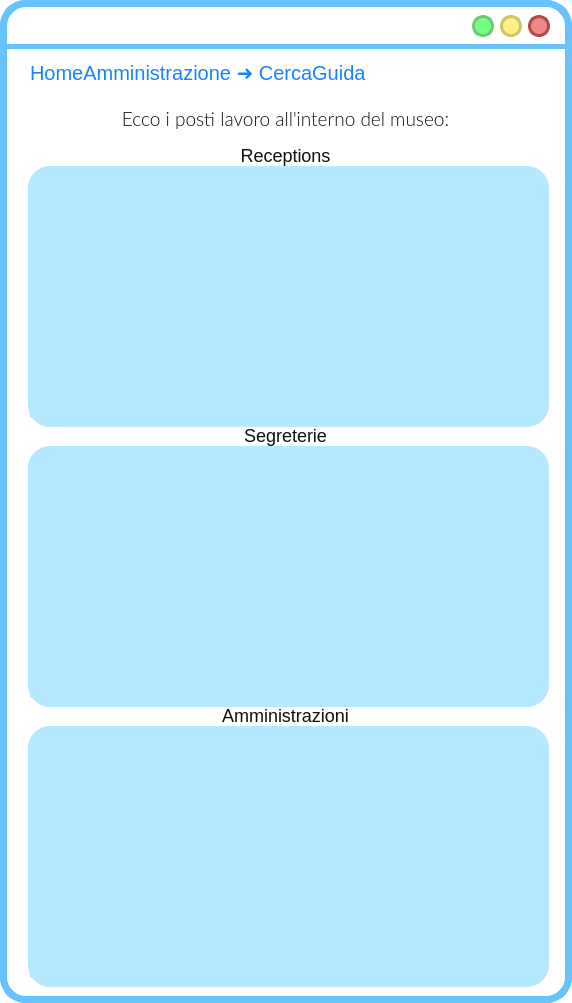
<?xml version="1.0" encoding="UTF-8"?>
<ui version="4.0">
 <class>MainWindow</class>
 <widget class="QMainWindow" name="MainWindow">
  <property name="geometry">
   <rect>
    <x>0</x>
    <y>0</y>
    <width>572</width>
    <height>1003</height>
   </rect>
  </property>
  <property name="windowTitle">
   <string>MainWindow</string>
  </property>
  <property name="styleSheet">
   <string notr="true">QWidget{
background:rgb(255, 255, 255);
border-radius:26px;
border-color:rgb(104, 194, 253);
border-style: solid;
border-width:7;
}
QLabel{
border-width:0;
font: 18pt &quot;Lato Light&quot;;
}</string>
  </property>
  <widget class="QWidget" name="centralwidget">
   <widget class="QLabel" name="label">
    <property name="geometry">
     <rect>
      <x>0</x>
      <y>44</y>
      <width>641</width>
      <height>5</height>
     </rect>
    </property>
    <property name="styleSheet">
     <string notr="true">background-color:rgb(104, 194, 253);</string>
    </property>
    <property name="text">
     <string/>
    </property>
   </widget>
   <widget class="QPushButton" name="reduceButton">
    <property name="geometry">
     <rect>
      <x>472</x>
      <y>15</y>
      <width>22</width>
      <height>22</height>
     </rect>
    </property>
    <property name="sizePolicy">
     <sizepolicy hsizetype="Fixed" vsizetype="Fixed">
      <horstretch>0</horstretch>
      <verstretch>0</verstretch>
     </sizepolicy>
    </property>
    <property name="minimumSize">
     <size>
      <width>22</width>
      <height>22</height>
     </size>
    </property>
    <property name="maximumSize">
     <size>
      <width>24</width>
      <height>24</height>
     </size>
    </property>
    <property name="cursor">
     <cursorShape>PointingHandCursor</cursorShape>
    </property>
    <property name="styleSheet">
     <string notr="true">QPushButton{
 background-color:#76ff85;
 border-style: solid;
 border-radius:11px;
font: 18pt &quot;Candara&quot;;
border-color:#6bcc73;
border-width:3;
}

QPushButton::pressed{
	background-color : white;
	border-color:#6bcc73;
	border-width:3;
}
</string>
    </property>
    <property name="text">
     <string/>
    </property>
   </widget>
   <widget class="QPushButton" name="exitButton">
    <property name="geometry">
     <rect>
      <x>528</x>
      <y>15</y>
      <width>22</width>
      <height>22</height>
     </rect>
    </property>
    <property name="sizePolicy">
     <sizepolicy hsizetype="Fixed" vsizetype="Fixed">
      <horstretch>0</horstretch>
      <verstretch>0</verstretch>
     </sizepolicy>
    </property>
    <property name="minimumSize">
     <size>
      <width>22</width>
      <height>22</height>
     </size>
    </property>
    <property name="maximumSize">
     <size>
      <width>24</width>
      <height>24</height>
     </size>
    </property>
    <property name="cursor">
     <cursorShape>PointingHandCursor</cursorShape>
    </property>
    <property name="styleSheet">
     <string notr="true">QPushButton{
 background-color:#ee8888;
 border-style: solid;
 border-radius:11px;
font: 18pt &quot;Candara&quot;;
border-color:#ae4a4a;
border-width:3;
}

QPushButton::pressed{
	background-color : white;
	border-color:#ae4a4a;
	border-width:3;
}
</string>
    </property>
    <property name="text">
     <string/>
    </property>
   </widget>
   <widget class="QPushButton" name="maximizeButton">
    <property name="geometry">
     <rect>
      <x>500</x>
      <y>15</y>
      <width>22</width>
      <height>22</height>
     </rect>
    </property>
    <property name="sizePolicy">
     <sizepolicy hsizetype="Fixed" vsizetype="Fixed">
      <horstretch>0</horstretch>
      <verstretch>0</verstretch>
     </sizepolicy>
    </property>
    <property name="minimumSize">
     <size>
      <width>20</width>
      <height>20</height>
     </size>
    </property>
    <property name="maximumSize">
     <size>
      <width>24</width>
      <height>24</height>
     </size>
    </property>
    <property name="cursor">
     <cursorShape>PointingHandCursor</cursorShape>
    </property>
    <property name="styleSheet">
     <string notr="true">QPushButton{
 background-color:#fff08c	;
 border-style: solid;
 border-radius:11px;
font: 18pt &quot;Candara&quot;;
border-color:#ccc664;
border-width:3;
}

QPushButton::pressed{
	background-color : white;
	border-color:#ccc664;
	border-width:3;
}
</string>
    </property>
    <property name="text">
     <string/>
    </property>
   </widget>
   <widget class="QLabel" name="indietroLabel">
    <property name="geometry">
     <rect>
      <x>510</x>
      <y>60</y>
      <width>36</width>
      <height>36</height>
     </rect>
    </property>
    <property name="font">
     <font>
      <family>Lato Light</family>
      <pointsize>18</pointsize>
      <weight>50</weight>
      <italic>false</italic>
      <bold>false</bold>
     </font>
    </property>
    <property name="cursor">
     <cursorShape>PointingHandCursor</cursorShape>
    </property>
    <property name="autoFillBackground">
     <bool>false</bool>
    </property>
    <property name="styleSheet">
     <string notr="true">background-color: rgba(255, 255, 255,0);</string>
    </property>
    <property name="text">
     <string/>
    </property>
    <property name="pixmap">
     <pixmap resource="res/res.qrc">:/icons/arrow_back_FILL1_wght700_GRAD200_opsz48_risultato.png</pixmap>
    </property>
    <property name="scaledContents">
     <bool>true</bool>
    </property>
   </widget>
   <widget class="QLabel" name="titoloLabel">
    <property name="geometry">
     <rect>
      <x>30</x>
      <y>57</y>
      <width>461</width>
      <height>31</height>
     </rect>
    </property>
    <property name="styleSheet">
     <string notr="true">font-size: 20px;
text-align: left;
background-color: rgba(255, 255, 255,0);
color: #1684FC;
font: 14pt &quot;Lato&quot;;</string>
    </property>
    <property name="text">
     <string>HomeAmministrazione ➜ CercaGuida</string>
    </property>
   </widget>
   <widget class="QLabel" name="immagineLabel">
    <property name="geometry">
     <rect>
      <x>28</x>
      <y>166</y>
      <width>521</width>
      <height>261</height>
     </rect>
    </property>
    <property name="sizePolicy">
     <sizepolicy hsizetype="Fixed" vsizetype="Fixed">
      <horstretch>0</horstretch>
      <verstretch>0</verstretch>
     </sizepolicy>
    </property>
    <property name="styleSheet">
     <string notr="true">left: 737px;
top: 416px;
width: 436px;
height: 377px;
line-height: 20px;
border-radius: 22px;
background-color: rgba(182, 233, 255);
text-align: center;</string>
    </property>
    <property name="text">
     <string/>
    </property>
    <property name="scaledContents">
     <bool>true</bool>
    </property>
    <property name="alignment">
     <set>Qt::AlignCenter</set>
    </property>
    <property name="margin">
     <number>10</number>
    </property>
    <property name="indent">
     <number>10</number>
    </property>
   </widget>
   <widget class="QScrollArea" name="scrollArea">
    <property name="geometry">
     <rect>
      <x>30</x>
      <y>177</y>
      <width>511</width>
      <height>241</height>
     </rect>
    </property>
    <property name="styleSheet">
     <string notr="true">QWidget{
background:rgb(255, 255, 255);
border-radius:0px;
border-color:#b6e9ff;
border-style: solid;
border-width:7;
}


QScrollArea{
border-width:0px;
border-radius: 22px;
background-color: rgba(255, 255, 255, 255);
}

QScrollBar{
border-width:0px;
	border-radius:4px;
background-color: rgba(255, 255, 255, 255);

}


/* VERTICAL SCROLLBAR */
 QScrollBar:vertical {
	border: none;
    width: 14px;
    margin: 0px 0 0px 0;
	border-radius: 7px;
margin: 0px 0px 0px 0px;

 }

/*  HANDLE BAR VERTICAL */
QScrollBar::handle:vertical {	
	background-color:#68C2FD;
	min-height: 30px;	
	border-radius: 7px;

}
QScrollBar::handle:vertical:hover{	
	background-color:#A6E4FF;
}
QScrollBar::handle:vertical:pressed {	
	background-color: #5AA7D9;
}

/* BTN TOP - SCROLLBAR */
QScrollBar::sub-line:vertical {
	background-color: rgb(255, 255, 255);
	border-radius: 7px;
}
QScrollBar::sub-line:vertical:hover {	
	background-color:#68C2FD;
}
QScrollBar::sub-line:vertical:pressed {	
	background-color: #5AA7D9;
}

/* BTN BOTTOM - SCROLLBAR  */
QScrollBar::add-line:vertical {

	background-color: rgb(255, 255, 255);
	border-radius: 7px;

}
QScrollBar::add-line:vertical:hover {	
	background-color:rgb(255, 255, 255)
}
QScrollBar::add-line:vertical:pressed {	
	background-color:rgb(255, 255, 255)
}

/* RESET ARROW  */
QScrollBar::up-arrow:vertical, QScrollBar::down-arrow:vertical {
	background: none;
}
QScrollBar::add-page:vertical, QScrollBar::sub-page:vertical {
	background: none;
} 


/* HORIZONTAL SCROLLBAR - HOMEWORK */
QScrollBar:horizontal {
   
}
QScrollBar::handle:horizontal {
    
}
QScrollBar::add-line:horizontal {
    
}
QScrollBar::sub-line:horizontal {
    
}
QScrollBar::up-arrow:horizontal, QScrollBar::down-arrow:horizontal
{

}
QScrollBar::add-page:horizontal, QScrollBar::sub-page:horizontal
{

}



</string>
    </property>
    <property name="horizontalScrollBarPolicy">
     <enum>Qt::ScrollBarAlwaysOff</enum>
    </property>
    <property name="widgetResizable">
     <bool>true</bool>
    </property>
    <widget class="QWidget" name="scrollAreaWidgetContents">
     <property name="geometry">
      <rect>
       <x>0</x>
       <y>0</y>
       <width>511</width>
       <height>241</height>
      </rect>
     </property>
     <property name="styleSheet">
      <string notr="true">border-width:0px;
border-radius: 0px;
background-color: #b6e9ff;</string>
     </property>
     <layout class="QVBoxLayout" name="verticalLayout">
      <property name="spacing">
       <number>12</number>
      </property>
      <property name="leftMargin">
       <number>18</number>
      </property>
     </layout>
    </widget>
   </widget>
   <widget class="QLabel" name="titoloLabel">
    <property name="geometry">
     <rect>
      <x>10</x>
      <y>104</y>
      <width>551</width>
      <height>31</height>
     </rect>
    </property>
    <property name="font">
     <font>
      <family>Lato Light</family>
      <pointsize>-1</pointsize>
      <weight>50</weight>
      <italic>false</italic>
      <bold>false</bold>
     </font>
    </property>
    <property name="styleSheet">
     <string notr="true">left: 849px;
background-color: rgba(255, 255, 255,0);
top: 359px;
width: 212px;
height: 24px;
color: rgba(16, 16, 16);
font-size: 18px;
text-align: center;
</string>
    </property>
    <property name="text">
     <string>&lt;html&gt;&lt;head/&gt;&lt;body&gt;&lt;p&gt;&lt;span style=&quot; font-size:14pt;&quot;&gt;Ecco i posti lavoro all'interno del museo:&lt;/span&gt;&lt;/p&gt;&lt;/body&gt;&lt;/html&gt;</string>
    </property>
    <property name="alignment">
     <set>Qt::AlignCenter</set>
    </property>
   </widget>
   <widget class="QLabel" name="label_2">
    <property name="geometry">
     <rect>
      <x>20</x>
      <y>140</y>
      <width>531</width>
      <height>31</height>
     </rect>
    </property>
    <property name="styleSheet">
     <string notr="true">left: 444px;
top: 165px;
width: 100px;
height: 24px;
background-color: rgba(255, 255, 255,0);
color: rgba(16, 16, 16);
font-size: 18px;
text-align: center;
</string>
    </property>
    <property name="text">
     <string>Receptions</string>
    </property>
    <property name="alignment">
     <set>Qt::AlignCenter</set>
    </property>
   </widget>
   <widget class="QScrollArea" name="scrollArea_2">
    <property name="geometry">
     <rect>
      <x>30</x>
      <y>457</y>
      <width>511</width>
      <height>241</height>
     </rect>
    </property>
    <property name="styleSheet">
     <string notr="true">QWidget{
background:rgb(255, 255, 255);
border-radius:0px;
border-color:#b6e9ff;
border-style: solid;
border-width:7;
}


QScrollArea{
border-width:0px;
border-radius: 22px;
background-color: rgba(255, 255, 255, 255);
}

QScrollBar{
border-width:0px;
	border-radius:4px;
background-color: rgba(255, 255, 255, 255);

}


/* VERTICAL SCROLLBAR */
 QScrollBar:vertical {
	border: none;
    width: 14px;
    margin: 0px 0 0px 0;
	border-radius: 7px;
margin: 0px 0px 0px 0px;

 }

/*  HANDLE BAR VERTICAL */
QScrollBar::handle:vertical {	
	background-color:#68C2FD;
	min-height: 30px;	
	border-radius: 7px;

}
QScrollBar::handle:vertical:hover{	
	background-color:#A6E4FF;
}
QScrollBar::handle:vertical:pressed {	
	background-color: #5AA7D9;
}

/* BTN TOP - SCROLLBAR */
QScrollBar::sub-line:vertical {
	background-color: rgb(255, 255, 255);
	border-radius: 7px;
}
QScrollBar::sub-line:vertical:hover {	
	background-color:#68C2FD;
}
QScrollBar::sub-line:vertical:pressed {	
	background-color: #5AA7D9;
}

/* BTN BOTTOM - SCROLLBAR  */
QScrollBar::add-line:vertical {

	background-color: rgb(255, 255, 255);
	border-radius: 7px;

}
QScrollBar::add-line:vertical:hover {	
	background-color:rgb(255, 255, 255)
}
QScrollBar::add-line:vertical:pressed {	
	background-color:rgb(255, 255, 255)
}

/* RESET ARROW  */
QScrollBar::up-arrow:vertical, QScrollBar::down-arrow:vertical {
	background: none;
}
QScrollBar::add-page:vertical, QScrollBar::sub-page:vertical {
	background: none;
} 


/* HORIZONTAL SCROLLBAR - HOMEWORK */
QScrollBar:horizontal {
   
}
QScrollBar::handle:horizontal {
    
}
QScrollBar::add-line:horizontal {
    
}
QScrollBar::sub-line:horizontal {
    
}
QScrollBar::up-arrow:horizontal, QScrollBar::down-arrow:horizontal
{

}
QScrollBar::add-page:horizontal, QScrollBar::sub-page:horizontal
{

}



</string>
    </property>
    <property name="horizontalScrollBarPolicy">
     <enum>Qt::ScrollBarAlwaysOff</enum>
    </property>
    <property name="widgetResizable">
     <bool>true</bool>
    </property>
    <widget class="QWidget" name="scrollAreaWidgetContents_2">
     <property name="geometry">
      <rect>
       <x>0</x>
       <y>0</y>
       <width>511</width>
       <height>241</height>
      </rect>
     </property>
     <property name="styleSheet">
      <string notr="true">border-width:0px;
border-radius: 0px;
background-color: #b6e9ff;</string>
     </property>
     <layout class="QVBoxLayout" name="verticalLayout_2">
      <property name="spacing">
       <number>12</number>
      </property>
      <property name="leftMargin">
       <number>18</number>
      </property>
     </layout>
    </widget>
   </widget>
   <widget class="QLabel" name="label_3">
    <property name="geometry">
     <rect>
      <x>20</x>
      <y>420</y>
      <width>531</width>
      <height>31</height>
     </rect>
    </property>
    <property name="styleSheet">
     <string notr="true">left: 444px;
top: 165px;
width: 100px;
height: 24px;
background-color: rgba(255, 255, 255,0);
color: rgba(16, 16, 16);
font-size: 18px;
text-align: center;
</string>
    </property>
    <property name="text">
     <string>Segreterie</string>
    </property>
    <property name="alignment">
     <set>Qt::AlignCenter</set>
    </property>
   </widget>
   <widget class="QLabel" name="immagineLabel_2">
    <property name="geometry">
     <rect>
      <x>28</x>
      <y>446</y>
      <width>521</width>
      <height>261</height>
     </rect>
    </property>
    <property name="sizePolicy">
     <sizepolicy hsizetype="Fixed" vsizetype="Fixed">
      <horstretch>0</horstretch>
      <verstretch>0</verstretch>
     </sizepolicy>
    </property>
    <property name="styleSheet">
     <string notr="true">left: 737px;
top: 416px;
width: 436px;
height: 377px;
line-height: 20px;
border-radius: 22px;
background-color: rgba(182, 233, 255);
text-align: center;</string>
    </property>
    <property name="text">
     <string/>
    </property>
    <property name="scaledContents">
     <bool>true</bool>
    </property>
    <property name="alignment">
     <set>Qt::AlignCenter</set>
    </property>
    <property name="margin">
     <number>10</number>
    </property>
    <property name="indent">
     <number>10</number>
    </property>
   </widget>
   <widget class="QScrollArea" name="scrollArea_3">
    <property name="geometry">
     <rect>
      <x>30</x>
      <y>737</y>
      <width>511</width>
      <height>241</height>
     </rect>
    </property>
    <property name="styleSheet">
     <string notr="true">QWidget{
background:rgb(255, 255, 255);
border-radius:0px;
border-color:#b6e9ff;
border-style: solid;
border-width:7;
}


QScrollArea{
border-width:0px;
border-radius: 22px;
background-color: rgba(255, 255, 255, 255);
}

QScrollBar{
border-width:0px;
	border-radius:4px;
background-color: rgba(255, 255, 255, 255);

}


/* VERTICAL SCROLLBAR */
 QScrollBar:vertical {
	border: none;
    width: 14px;
    margin: 0px 0 0px 0;
	border-radius: 7px;
margin: 0px 0px 0px 0px;

 }

/*  HANDLE BAR VERTICAL */
QScrollBar::handle:vertical {	
	background-color:#68C2FD;
	min-height: 30px;	
	border-radius: 7px;

}
QScrollBar::handle:vertical:hover{	
	background-color:#A6E4FF;
}
QScrollBar::handle:vertical:pressed {	
	background-color: #5AA7D9;
}

/* BTN TOP - SCROLLBAR */
QScrollBar::sub-line:vertical {
	background-color: rgb(255, 255, 255);
	border-radius: 7px;
}
QScrollBar::sub-line:vertical:hover {	
	background-color:#68C2FD;
}
QScrollBar::sub-line:vertical:pressed {	
	background-color: #5AA7D9;
}

/* BTN BOTTOM - SCROLLBAR  */
QScrollBar::add-line:vertical {

	background-color: rgb(255, 255, 255);
	border-radius: 7px;

}
QScrollBar::add-line:vertical:hover {	
	background-color:rgb(255, 255, 255)
}
QScrollBar::add-line:vertical:pressed {	
	background-color:rgb(255, 255, 255)
}

/* RESET ARROW  */
QScrollBar::up-arrow:vertical, QScrollBar::down-arrow:vertical {
	background: none;
}
QScrollBar::add-page:vertical, QScrollBar::sub-page:vertical {
	background: none;
} 


/* HORIZONTAL SCROLLBAR - HOMEWORK */
QScrollBar:horizontal {
   
}
QScrollBar::handle:horizontal {
    
}
QScrollBar::add-line:horizontal {
    
}
QScrollBar::sub-line:horizontal {
    
}
QScrollBar::up-arrow:horizontal, QScrollBar::down-arrow:horizontal
{

}
QScrollBar::add-page:horizontal, QScrollBar::sub-page:horizontal
{

}



</string>
    </property>
    <property name="horizontalScrollBarPolicy">
     <enum>Qt::ScrollBarAlwaysOff</enum>
    </property>
    <property name="widgetResizable">
     <bool>true</bool>
    </property>
    <widget class="QWidget" name="scrollAreaWidgetContents_3">
     <property name="geometry">
      <rect>
       <x>0</x>
       <y>0</y>
       <width>511</width>
       <height>241</height>
      </rect>
     </property>
     <property name="styleSheet">
      <string notr="true">border-width:0px;
border-radius: 0px;
background-color: #b6e9ff;</string>
     </property>
     <layout class="QVBoxLayout" name="verticalLayout_3">
      <property name="spacing">
       <number>12</number>
      </property>
      <property name="leftMargin">
       <number>18</number>
      </property>
     </layout>
    </widget>
   </widget>
   <widget class="QLabel" name="label_4">
    <property name="geometry">
     <rect>
      <x>20</x>
      <y>700</y>
      <width>531</width>
      <height>31</height>
     </rect>
    </property>
    <property name="styleSheet">
     <string notr="true">left: 444px;
top: 165px;
width: 100px;
height: 24px;
background-color: rgba(255, 255, 255,0);
color: rgba(16, 16, 16);
font-size: 18px;
text-align: center;
</string>
    </property>
    <property name="text">
     <string>Amministrazioni</string>
    </property>
    <property name="alignment">
     <set>Qt::AlignCenter</set>
    </property>
   </widget>
   <widget class="QLabel" name="immagineLabel_3">
    <property name="geometry">
     <rect>
      <x>28</x>
      <y>726</y>
      <width>521</width>
      <height>261</height>
     </rect>
    </property>
    <property name="sizePolicy">
     <sizepolicy hsizetype="Fixed" vsizetype="Fixed">
      <horstretch>0</horstretch>
      <verstretch>0</verstretch>
     </sizepolicy>
    </property>
    <property name="styleSheet">
     <string notr="true">left: 737px;
top: 416px;
width: 436px;
height: 377px;
line-height: 20px;
border-radius: 22px;
background-color: rgba(182, 233, 255);
text-align: center;</string>
    </property>
    <property name="text">
     <string/>
    </property>
    <property name="scaledContents">
     <bool>true</bool>
    </property>
    <property name="alignment">
     <set>Qt::AlignCenter</set>
    </property>
    <property name="margin">
     <number>10</number>
    </property>
    <property name="indent">
     <number>10</number>
    </property>
   </widget>
   <zorder>immagineLabel_3</zorder>
   <zorder>immagineLabel_2</zorder>
   <zorder>immagineLabel</zorder>
   <zorder>label</zorder>
   <zorder>reduceButton</zorder>
   <zorder>exitButton</zorder>
   <zorder>maximizeButton</zorder>
   <zorder>indietroLabel</zorder>
   <zorder>titoloLabel</zorder>
   <zorder>scrollArea</zorder>
   <zorder>titoloLabel</zorder>
   <zorder>label_2</zorder>
   <zorder>scrollArea_2</zorder>
   <zorder>label_3</zorder>
   <zorder>scrollArea_3</zorder>
   <zorder>label_4</zorder>
  </widget>
 </widget>
 <resources>
  <include location="res.qrc"/>
  <include location="res/res.qrc"/>
 </resources>
 <connections/>
</ui>
